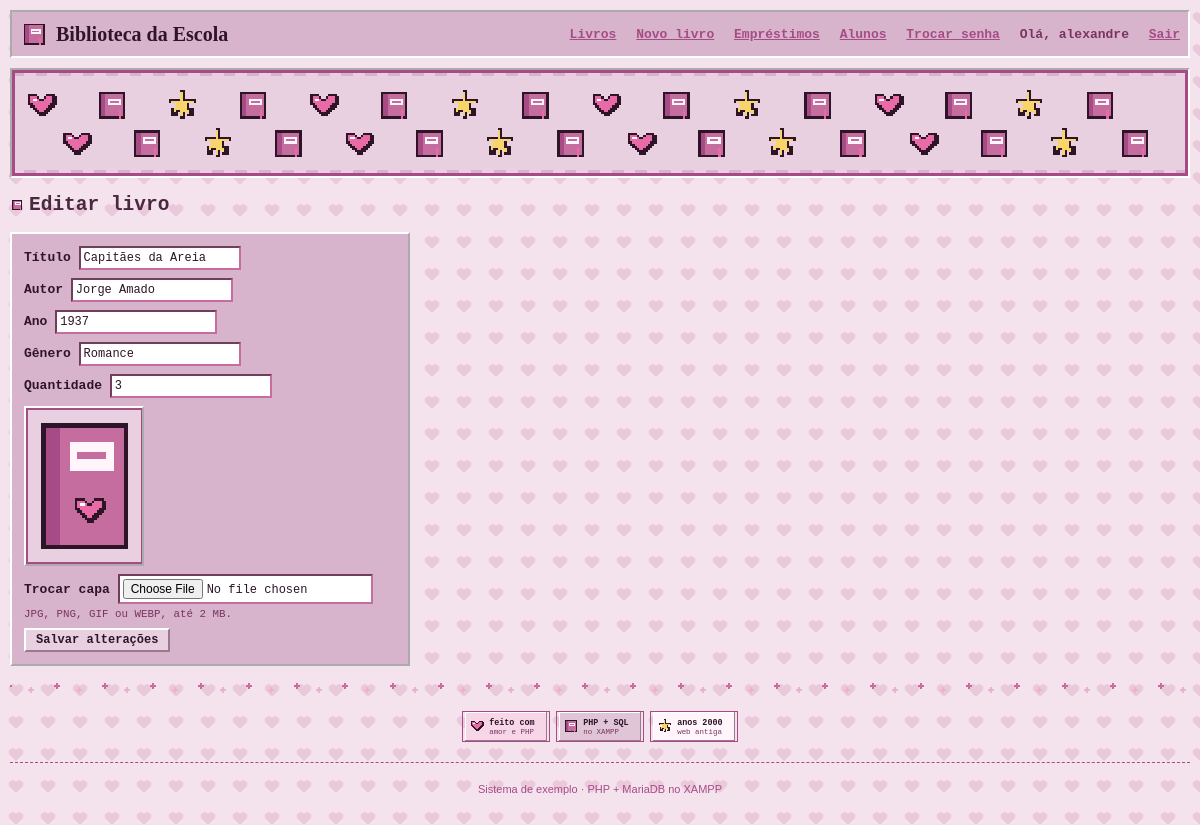
The page /omaewamou/editar.php?id=7 (signed in) on the database its author committed.
### tables this page shows
CREATE TABLE `livros` (
  `id` int(11) NOT NULL,
  `titulo` varchar(150) NOT NULL,
  `autor` varchar(100) NOT NULL,
  `ano` int(11) DEFAULT NULL,
  `genero` varchar(50) DEFAULT NULL,
  `quantidade` int(11) NOT NULL DEFAULT 1,
  `capa` varchar(255) DEFAULT 'sem-capa.svg'
);

### omaewamou/conexao.php (called while the page is built, shortened)
<?php
function e($texto) {
    return htmlspecialchars((string)$texto, ENT_QUOTES, 'UTF-8');
}

### omaewamou/capas.php (called while the page is built, shortened)
<?php
function capa_do_livro($id) {
    $achados = glob(PASTA_CAPAS . '/' . (int)$id . '.*');
    return null;
}

### omaewamou/editar.php (the view, shortened to what this page needs)
<?php
require 'conexao.php';
require 'capas.php';
$id = (int)($_GET['id'] ?? $_POST['id'] ?? 0);
$consulta = $pdo->prepare("SELECT * FROM livros WHERE id = :id");
$consulta->execute([':id' => $id]);
$livro = $consulta->fetch();
require 'topo.php';
?>
<h2><img class="icone" src="img/livro.svg" alt="">Editar livro</h2>
<form method="post" class="ficha" enctype="multipart/form-data">
  <label>Título <input name="titulo" value="<?= e($livro['titulo']) ?>" required maxlength="150"></label>
  <label>Autor <input name="autor" value="<?= e($livro['autor']) ?>" required maxlength="100"></label>
  <label>Ano <input name="ano" type="number" value="<?= e($livro['ano']) ?>"></label>
  <label>Gênero <input name="genero" value="<?= e($livro['genero']) ?>" maxlength="50"></label>
  <label>Quantidade <input name="quantidade" type="number" min="1" value="<?= e($livro['quantidade']) ?>" required></label>
  <?php $capaAtual = capa_do_livro($livro['id']); ?>
  <img class="capa capa-grande" src="<?= $capaAtual ? e($capaAtual) : 'img/sem-capa.svg' ?>" alt="Capa do livro">
  <label>Trocar capa <input name="capa" type="file" accept="image/jpeg,image/png,image/gif,image/webp"></label>
  <small>JPG, PNG, GIF ou WEBP, até 2 MB.</small>
  <button>Salvar alterações</button>
</form>
<?php
require 'rodape.php';
?>

### omaewamou/estilo.css (style rules this page uses)
* { box-sizing: border-box; }
body { margin: 0; font-family: "MS Sans Serif", "Courier New", Tahoma, sans-serif; color: #4A2840; font-size: 13px; padding: 10px; }
button { background: #E8D0E0; color: #2D1426; border-top: 2px solid #FFF; border-left: 2px solid #FFF; border-right: 2px solid #9C7890; border-bottom: 2px solid #9C7890; border-radius: 0; padding: 3px 10px; cursor: pointer; font-family: inherit; font-size: 12px; font-weight: bold; }
input, select { background: #FFFFFF; color: #2D1426; padding: 3px; border: 2px inset #C46D9E; border-radius: 0; font-family: inherit; font-size: 12px; }
.ficha { display: block; max-width: 400px; background: #D8B4CC; padding: 12px; border: 2px outset #FFF; color: #2D1426; }
.ficha label { display: block; margin-bottom: 8px; font-weight: bold; color: #2D1426; }
img { max-width: 100%; height: auto; }
.icone { width: 14px; height: 14px; vertical-align: -2px; margin-right: 5px; image-rendering: pixelated; }
.capa { display: block; width: 48px; height: 64px; object-fit: cover; border: 2px outset #FFF; background: #D8B4CC; }
.capa-grande { width: 120px; height: 160px; margin-bottom: 8px; }
.ficha small { display: block; margin: -4px 0 8px; font-weight: normal; color: #7A3362; }

### rows shown on the page
livros: titulo "Capitães da Areia", autor "Jorge Amado", ano "1937", genero "Romance", quantidade "3"

### other values the page prints
$_SESSION['usuario'] "alexandre"
